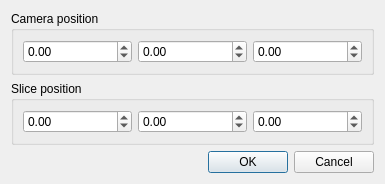
<?xml version="1.0" encoding="UTF-8"?>
<ui version="4.0">
 <class>CameraViewDialog</class>
 <widget class="QDialog" name="CameraViewDialog">
  <property name="geometry">
   <rect>
    <x>0</x>
    <y>0</y>
    <width>385</width>
    <height>159</height>
   </rect>
  </property>
  <property name="windowTitle">
   <string>Set Camera View</string>
  </property>
  <property name="modal">
   <bool>true</bool>
  </property>
  <layout class="QVBoxLayout" name="verticalLayout">
   <item>
    <widget class="QGroupBox" name="groupBox">
     <property name="title">
      <string>Camera position</string>
     </property>
     <layout class="QHBoxLayout" name="horizontalLayout">
      <item>
       <widget class="QDoubleSpinBox" name="cameraXSpinBox">
        <property name="minimum">
         <double>-10000.000000000000000</double>
        </property>
        <property name="maximum">
         <double>10000.000000000000000</double>
        </property>
       </widget>
      </item>
      <item>
       <widget class="QDoubleSpinBox" name="cameraYSpinBox">
        <property name="minimum">
         <double>-10000.000000000000000</double>
        </property>
        <property name="maximum">
         <double>10000.000000000000000</double>
        </property>
       </widget>
      </item>
      <item>
       <widget class="QDoubleSpinBox" name="cameraZSpinBox">
        <property name="minimum">
         <double>-10000.000000000000000</double>
        </property>
        <property name="maximum">
         <double>10000.000000000000000</double>
        </property>
       </widget>
      </item>
     </layout>
    </widget>
   </item>
   <item>
    <widget class="QGroupBox" name="groupBox_2">
     <property name="title">
      <string>Slice position</string>
     </property>
     <layout class="QHBoxLayout" name="horizontalLayout_2">
      <item>
       <widget class="QDoubleSpinBox" name="sliceXSpinBox">
        <property name="minimum">
         <double>-10000.000000000000000</double>
        </property>
        <property name="maximum">
         <double>10000.000000000000000</double>
        </property>
       </widget>
      </item>
      <item>
       <widget class="QDoubleSpinBox" name="sliceYSpinBox">
        <property name="minimum">
         <double>-10000.000000000000000</double>
        </property>
        <property name="maximum">
         <double>10000.000000000000000</double>
        </property>
       </widget>
      </item>
      <item>
       <widget class="QDoubleSpinBox" name="sliceZSpinBox">
        <property name="minimum">
         <double>-10000.000000000000000</double>
        </property>
        <property name="maximum">
         <double>10000.000000000000000</double>
        </property>
       </widget>
      </item>
     </layout>
    </widget>
   </item>
   <item>
    <widget class="QDialogButtonBox" name="buttonBox">
     <property name="orientation">
      <enum>Qt::Horizontal</enum>
     </property>
     <property name="standardButtons">
      <set>QDialogButtonBox::Cancel|QDialogButtonBox::Ok</set>
     </property>
    </widget>
   </item>
  </layout>
 </widget>
 <resources/>
 <connections>
  <connection>
   <sender>buttonBox</sender>
   <signal>accepted()</signal>
   <receiver>CameraViewDialog</receiver>
   <slot>accept()</slot>
   <hints>
    <hint type="sourcelabel">
     <x>248</x>
     <y>254</y>
    </hint>
    <hint type="destinationlabel">
     <x>157</x>
     <y>274</y>
    </hint>
   </hints>
  </connection>
  <connection>
   <sender>buttonBox</sender>
   <signal>rejected()</signal>
   <receiver>CameraViewDialog</receiver>
   <slot>reject()</slot>
   <hints>
    <hint type="sourcelabel">
     <x>316</x>
     <y>260</y>
    </hint>
    <hint type="destinationlabel">
     <x>286</x>
     <y>274</y>
    </hint>
   </hints>
  </connection>
 </connections>
</ui>
